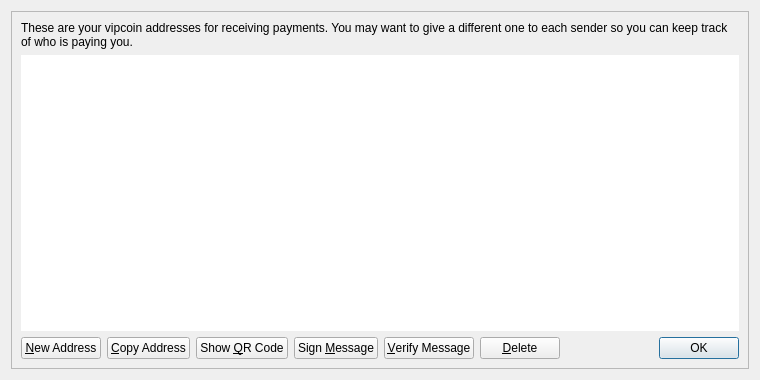
<?xml version="1.0" encoding="UTF-8"?>
<ui version="4.0">
 <class>AddressBookPage</class>
 <widget class="QWidget" name="AddressBookPage">
  <property name="geometry">
   <rect>
    <x>0</x>
    <y>0</y>
    <width>760</width>
    <height>380</height>
   </rect>
  </property>
  <property name="windowTitle">
   <string>Address Book</string>
  </property>
  <layout class="QVBoxLayout" name="verticalLayout_2">
   <item>
    <widget class="QFrame" name="frameMain">
     <property name="frameShape">
      <enum>QFrame::StyledPanel</enum>
     </property>
     <property name="frameShadow">
      <enum>QFrame::Raised</enum>
     </property>
     <layout class="QVBoxLayout" name="verticalLayout">
      <item>
       <widget class="QLabel" name="labelExplanation">
        <property name="text">
         <string>These are your vipcoin addresses for receiving payments. You may want to give a different one to each sender so you can keep track of who is paying you.</string>
        </property>
        <property name="textFormat">
         <enum>Qt::PlainText</enum>
        </property>
        <property name="wordWrap">
         <bool>true</bool>
        </property>
       </widget>
      </item>
      <item>
       <widget class="QTableView" name="tableView">
        <property name="contextMenuPolicy">
         <enum>Qt::CustomContextMenu</enum>
        </property>
        <property name="toolTip">
         <string>Double-click to edit address or label</string>
        </property>
        <property name="frameShape">
         <enum>QFrame::NoFrame</enum>
        </property>
        <property name="tabKeyNavigation">
         <bool>false</bool>
        </property>
        <property name="alternatingRowColors">
         <bool>true</bool>
        </property>
        <property name="selectionMode">
         <enum>QAbstractItemView::SingleSelection</enum>
        </property>
        <property name="selectionBehavior">
         <enum>QAbstractItemView::SelectRows</enum>
        </property>
        <property name="sortingEnabled">
         <bool>true</bool>
        </property>
        <attribute name="verticalHeaderVisible">
         <bool>false</bool>
        </attribute>
       </widget>
      </item>
      <item>
       <layout class="QHBoxLayout" name="horizontalLayout">
        <item>
         <widget class="QPushButton" name="newAddressButton">
          <property name="toolTip">
           <string>Create a new address</string>
          </property>
          <property name="text">
           <string>&amp;New Address</string>
          </property>
          <property name="icon">
           <iconset resource="../vipcoin.qrc">
            <normaloff>:/icons/add</normaloff>:/icons/add</iconset>
          </property>
         </widget>
        </item>
        <item>
         <widget class="QPushButton" name="copyToClipboard">
          <property name="toolTip">
           <string>Copy the currently selected address to the system clipboard</string>
          </property>
          <property name="text">
           <string>&amp;Copy Address</string>
          </property>
          <property name="icon">
           <iconset resource="../vipcoin.qrc">
            <normaloff>:/icons/editcopy</normaloff>:/icons/editcopy</iconset>
          </property>
         </widget>
        </item>
        <item>
         <widget class="QPushButton" name="showQRCode">
          <property name="text">
           <string>Show &amp;QR Code</string>
          </property>
          <property name="icon">
           <iconset resource="../vipcoin.qrc">
            <normaloff>:/icons/qrcode</normaloff>:/icons/qrcode</iconset>
          </property>
         </widget>
        </item>
        <item>
         <widget class="QPushButton" name="signMessage">
          <property name="toolTip">
           <string>Sign a message to prove you own a vipcoin address</string>
          </property>
          <property name="text">
           <string>Sign &amp;Message</string>
          </property>
          <property name="icon">
           <iconset resource="../vipcoin.qrc">
            <normaloff>:/icons/edit</normaloff>:/icons/edit</iconset>
          </property>
         </widget>
        </item>
        <item>
         <widget class="QPushButton" name="verifyMessage">
          <property name="toolTip">
           <string>Verify a message to ensure it was signed with a specified vipcoin address</string>
          </property>
          <property name="text">
           <string>&amp;Verify Message</string>
          </property>
          <property name="icon">
           <iconset resource="../vipcoin.qrc">
            <normaloff>:/icons/transaction_0</normaloff>:/icons/transaction_0</iconset>
          </property>
         </widget>
        </item>
        <item>
         <widget class="QPushButton" name="deleteButton">
          <property name="toolTip">
           <string>Delete the currently selected address from the list</string>
          </property>
          <property name="text">
           <string>&amp;Delete</string>
          </property>
          <property name="icon">
           <iconset resource="../vipcoin.qrc">
            <normaloff>:/icons/remove</normaloff>:/icons/remove</iconset>
          </property>
         </widget>
        </item>
        <item>
         <spacer name="horizontalSpacer">
          <property name="orientation">
           <enum>Qt::Horizontal</enum>
          </property>
          <property name="sizeHint" stdset="0">
           <size>
            <width>40</width>
            <height>20</height>
           </size>
          </property>
         </spacer>
        </item>
        <item>
         <widget class="QDialogButtonBox" name="buttonBox">
          <property name="sizePolicy">
           <sizepolicy hsizetype="Maximum" vsizetype="Fixed">
            <horstretch>0</horstretch>
            <verstretch>0</verstretch>
           </sizepolicy>
          </property>
          <property name="standardButtons">
           <set>QDialogButtonBox::Ok</set>
          </property>
         </widget>
        </item>
       </layout>
      </item>
     </layout>
    </widget>
   </item>
  </layout>
 </widget>
 <resources>
  <include location="../vipcoin.qrc"/>
 </resources>
 <connections/>
</ui>
